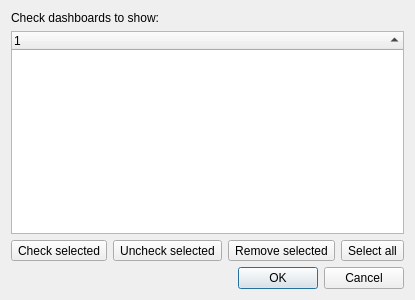
<?xml version="1.0" encoding="UTF-8"?>
<ui version="4.0">
 <class>DashboardsManagerDialog</class>
 <widget class="QDialog" name="DashboardsManagerDialog">
  <property name="geometry">
   <rect>
    <x>0</x>
    <y>0</y>
    <width>381</width>
    <height>300</height>
   </rect>
  </property>
  <property name="windowTitle">
   <string>Dashboards Manager</string>
  </property>
  <layout class="QVBoxLayout" name="verticalLayout">
   <item>
    <widget class="QLabel" name="label">
     <property name="text">
      <string>Check dashboards to show:</string>
     </property>
    </widget>
   </item>
   <item>
    <widget class="QTreeWidget" name="listWidget">
     <property name="selectionMode">
      <enum>QAbstractItemView::ExtendedSelection</enum>
     </property>
     <property name="rootIsDecorated">
      <bool>false</bool>
     </property>
     <property name="sortingEnabled">
      <bool>true</bool>
     </property>
     <column>
      <property name="text">
       <string notr="true">1</string>
      </property>
     </column>
    </widget>
   </item>
   <item>
    <layout class="QHBoxLayout" name="horizontalLayout">
     <item>
      <spacer name="horizontalSpacer">
       <property name="orientation">
        <enum>Qt::Horizontal</enum>
       </property>
       <property name="sizeHint" stdset="0">
        <size>
         <width>40</width>
         <height>20</height>
        </size>
       </property>
      </spacer>
     </item>
     <item>
      <widget class="QToolButton" name="checkButton">
       <property name="text">
        <string>Check selected</string>
       </property>
      </widget>
     </item>
     <item>
      <widget class="QToolButton" name="uncheckButton">
       <property name="text">
        <string>Uncheck selected</string>
       </property>
      </widget>
     </item>
     <item>
      <widget class="QToolButton" name="removeButton">
       <property name="text">
        <string>Remove selected</string>
       </property>
      </widget>
     </item>
     <item>
      <widget class="QToolButton" name="allButton">
       <property name="text">
        <string>Select all</string>
       </property>
      </widget>
     </item>
     <item>
      <spacer name="horizontalSpacer_2">
       <property name="orientation">
        <enum>Qt::Horizontal</enum>
       </property>
       <property name="sizeHint" stdset="0">
        <size>
         <width>40</width>
         <height>20</height>
        </size>
       </property>
      </spacer>
     </item>
    </layout>
   </item>
   <item>
    <widget class="QDialogButtonBox" name="buttonBox">
     <property name="orientation">
      <enum>Qt::Horizontal</enum>
     </property>
     <property name="standardButtons">
      <set>QDialogButtonBox::Cancel|QDialogButtonBox::Ok</set>
     </property>
    </widget>
   </item>
  </layout>
 </widget>
 <resources/>
 <connections>
  <connection>
   <sender>buttonBox</sender>
   <signal>accepted()</signal>
   <receiver>DashboardsManagerDialog</receiver>
   <slot>accept()</slot>
   <hints>
    <hint type="sourcelabel">
     <x>248</x>
     <y>254</y>
    </hint>
    <hint type="destinationlabel">
     <x>157</x>
     <y>274</y>
    </hint>
   </hints>
  </connection>
  <connection>
   <sender>buttonBox</sender>
   <signal>rejected()</signal>
   <receiver>DashboardsManagerDialog</receiver>
   <slot>reject()</slot>
   <hints>
    <hint type="sourcelabel">
     <x>316</x>
     <y>260</y>
    </hint>
    <hint type="destinationlabel">
     <x>286</x>
     <y>274</y>
    </hint>
   </hints>
  </connection>
 </connections>
</ui>
